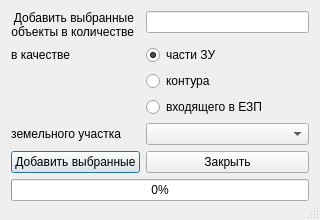
<?xml version="1.0" encoding="UTF-8"?>
<ui version="4.0">
 <class>addPartOrContour</class>
 <widget class="QDialog" name="addPartOrContour">
  <property name="geometry">
   <rect>
    <x>0</x>
    <y>0</y>
    <width>320</width>
    <height>220</height>
   </rect>
  </property>
  <property name="sizePolicy">
   <sizepolicy hsizetype="Minimum" vsizetype="Minimum">
    <horstretch>0</horstretch>
    <verstretch>0</verstretch>
   </sizepolicy>
  </property>
  <property name="windowTitle">
   <string>Добавление контура, ЧЗУ или входящего</string>
  </property>
  <property name="windowIcon">
   <iconset resource="../resources.qrc">
    <normaloff>:/plugins/openland/icons/addcontour.png</normaloff>:/plugins/openland/icons/addcontour.png</iconset>
  </property>
  <property name="sizeGripEnabled">
   <bool>true</bool>
  </property>
  <property name="modal">
   <bool>true</bool>
  </property>
  <layout class="QFormLayout" name="formLayout">
   <property name="fieldGrowthPolicy">
    <enum>QFormLayout::AllNonFixedFieldsGrow</enum>
   </property>
   <item row="0" column="0">
    <widget class="QLabel" name="label">
     <property name="text">
      <string>&lt;html&gt;&lt;head/&gt;&lt;body&gt;&lt;p align=&quot;right&quot;&gt;Добавить выбранные&lt;br /&gt;объекты в количестве&lt;/p&gt;&lt;/body&gt;&lt;/html&gt;</string>
     </property>
    </widget>
   </item>
   <item row="0" column="1">
    <widget class="QLineEdit" name="lineEditSelectedCount">
     <property name="readOnly">
      <bool>true</bool>
     </property>
    </widget>
   </item>
   <item row="1" column="0">
    <widget class="QLabel" name="label_3">
     <property name="text">
      <string>&lt;html&gt;&lt;head/&gt;&lt;body&gt;&lt;p align=&quot;right&quot;&gt;в качестве&lt;/p&gt;&lt;/body&gt;&lt;/html&gt;</string>
     </property>
    </widget>
   </item>
   <item row="1" column="1">
    <widget class="QRadioButton" name="radioButtonIsPart">
     <property name="text">
      <string>части ЗУ</string>
     </property>
     <property name="checked">
      <bool>true</bool>
     </property>
    </widget>
   </item>
   <item row="2" column="1">
    <widget class="QRadioButton" name="radioButtonIsContour">
     <property name="text">
      <string>контура</string>
     </property>
    </widget>
   </item>
   <item row="3" column="1">
    <widget class="QRadioButton" name="radioButtonIsNominal">
     <property name="text">
      <string>входящего в ЕЗП</string>
     </property>
    </widget>
   </item>
   <item row="4" column="0">
    <widget class="QLabel" name="label_4">
     <property name="text">
      <string>&lt;html&gt;&lt;head/&gt;&lt;body&gt;&lt;p align=&quot;right&quot;&gt;земельного участка&lt;/p&gt;&lt;/body&gt;&lt;/html&gt;</string>
     </property>
    </widget>
   </item>
   <item row="4" column="1">
    <widget class="QComboBox" name="comboBoxZU">
     <property name="sizePolicy">
      <sizepolicy hsizetype="Expanding" vsizetype="Fixed">
       <horstretch>0</horstretch>
       <verstretch>0</verstretch>
      </sizepolicy>
     </property>
    </widget>
   </item>
   <item row="5" column="0">
    <widget class="QPushButton" name="pushButtonOk">
     <property name="text">
      <string>Добавить выбранные</string>
     </property>
     <property name="icon">
      <iconset resource="../resources.qrc">
       <normaloff>:/plugins/openland/icons/addcontour.png</normaloff>:/plugins/openland/icons/addcontour.png</iconset>
     </property>
    </widget>
   </item>
   <item row="5" column="1">
    <widget class="QPushButton" name="pushButtonCancel">
     <property name="sizePolicy">
      <sizepolicy hsizetype="Expanding" vsizetype="Fixed">
       <horstretch>0</horstretch>
       <verstretch>0</verstretch>
      </sizepolicy>
     </property>
     <property name="text">
      <string>Закрыть</string>
     </property>
     <property name="icon">
      <iconset resource="../resources.qrc">
       <normaloff>:/plugins/openland/icons/close.png</normaloff>:/plugins/openland/icons/close.png</iconset>
     </property>
    </widget>
   </item>
   <item row="6" column="0" colspan="2">
    <widget class="QProgressBar" name="progressBar">
     <property name="value">
      <number>0</number>
     </property>
    </widget>
   </item>
  </layout>
 </widget>
 <tabstops>
  <tabstop>lineEditSelectedCount</tabstop>
  <tabstop>radioButtonIsPart</tabstop>
  <tabstop>radioButtonIsContour</tabstop>
  <tabstop>radioButtonIsNominal</tabstop>
  <tabstop>comboBoxZU</tabstop>
  <tabstop>pushButtonOk</tabstop>
  <tabstop>pushButtonCancel</tabstop>
 </tabstops>
 <resources>
  <include location="../resources.qrc"/>
 </resources>
 <connections/>
</ui>
